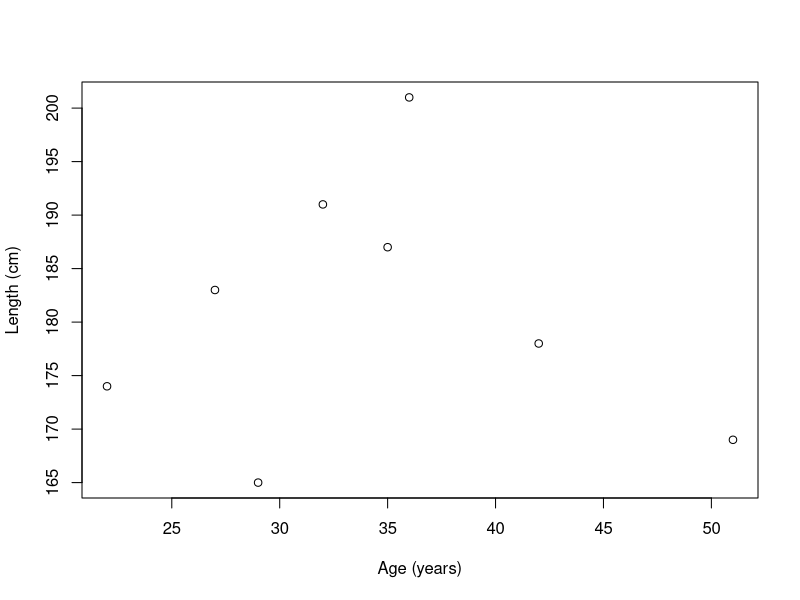

Here is the R script that generated this plot:
## ---- chunk 1
#Summera
4 + 7
#Subtrahera
5 - 3
#Multiplicera
4 * 2
#Division
12 / 3

## ---- chunk 2
a <- 7
b <- 3

a + b
## ---- chunk 3
#Specify observations of length (cm)
length.cm <- c(183, 201, 165, 178, 169, 191, 174, 187)

#How tall is the shortest person?
min(length.cm)

#How tall is the tallest person?
max(length.cm)

#Calculate mean length
mean(length.cm)

#Calculate standard deviation of length
sd(length.cm)
## ---- chunk 4
round(11.94033, 2)
## ---- chunk 5
round(sd(length.cm), 2)
## ---- chunk 6
#The second value in variable "length.cm"
length.cm[4]
## ---- chunk 7
#How tall is the tallest person?
max(length.cm)

#Who in "length.cm" is 201 cm tall?
length.cm == 201

#What is the index of the subjects that is 201 cm tall?
which(length.cm == 201)
## ---- chunk 8
which(length.cm == max(length.cm))
## ---- chunk 9
#Create new variable "age"
age <- c(27,36,29,42,51,32,22,35)

#Combine variables to data frame "df"
df <- data.frame(age, length.cm)

#Show first columns and rows of "df"
head(df)
## ---- chunk 10
#What is in row 3 in the 2nd column in data frame "df"?
df[3,2]
## ---- chunk 11
#What is in the 2nd column in data frame "df"?
df[,2]
## ---- chunk 12
#What is in column "length.cm" in data frame "df" ?
df[,"length.cm"]
## ---- chunk 13
df$length.cm
## ---- chunk 14
#Mean of length
mean(df$length.cm)

#Mean of age
mean(df$age)
## ---- chunk 15
#Scatter plot of length as function of age
plot(df$age, df$length.cm, 
     xlab = "Age (years)",
     ylab = "Length (cm)")
## ---- chunk 16
#Pearsons correlation test of age and length
cor.test(df$age, df$length.cm)
